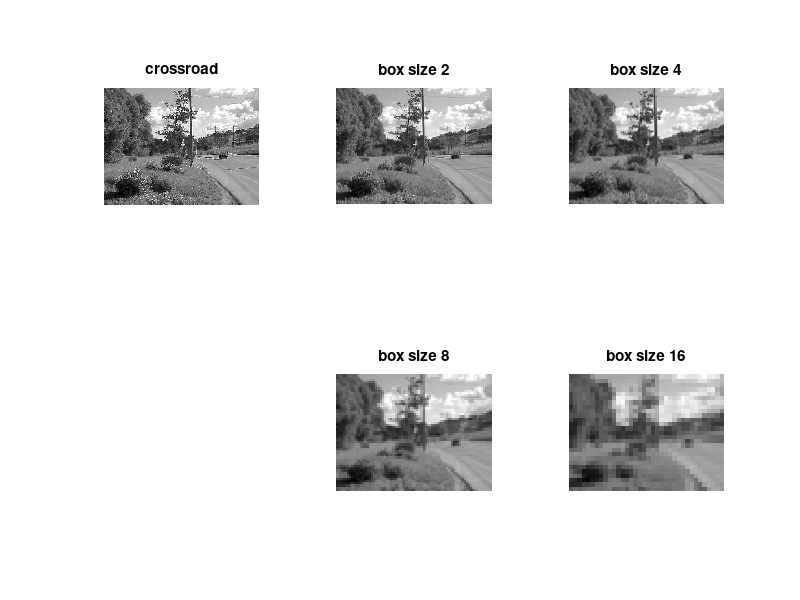
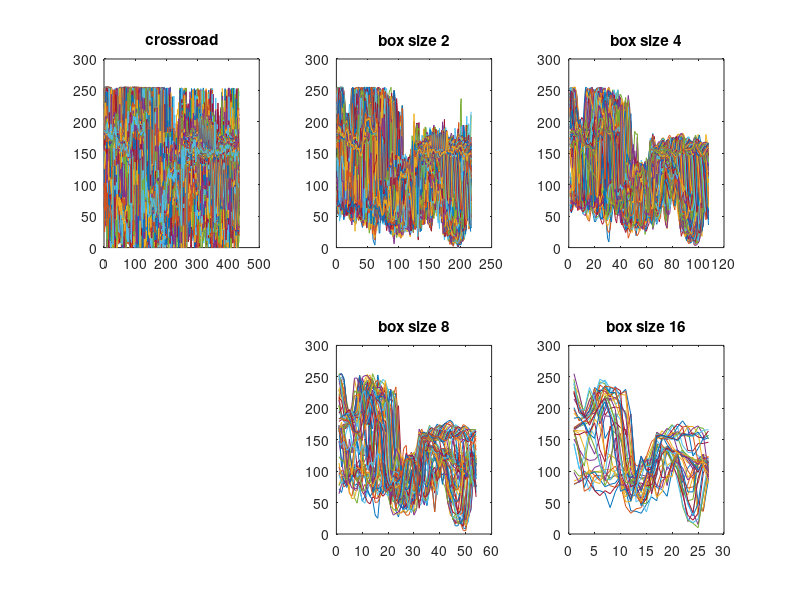

Write the MATLAB code that produced these figures, in order.
% importing the .dat file
I = fopen('crossroad.dat');
% converting the .dat file to matlab readable image format
I = fread(I,[580,435]);
% rotating the image to get a nice view
I = imrotate(I,270);
%converting the image into uint8 format
I = uint8(I);
% displaying the image
subplot(2,3,1),imshow(I),title('crossroad'); 
% Changing the image resolution sizes with 2,4,8,16 boxes
w = floor(580/2);
h = floor(435/2);
I2 = imresize(I,[h w]);
subplot(2,3,2),imshow(I2),title('box size 2');
w = floor(580/4);
h = floor(435/4);
I4 = imresize(I,[h w]);
subplot(2,3,3),imshow(I4),title('box size 4');
w = floor(580/8);
h = floor(435/8);
I8 = imresize(I,[h w]);
subplot(2,3,5),imshow(I8),title('box size 8');
w = floor(580/16);
h = floor(435/16);
I16 = imresize(I,[h w]);
subplot(2,3,6),imshow(I16),title('box size 16');
% Displaying the obvious structure
figure;
subplot(2,3,1), plot(I), title('crossroad');
subplot(2,3,2), plot(I2), title('box size 2');
subplot(2,3,3), plot(I4), title('box size 4');
subplot(2,3,5), plot(I8), title('box size 8');
subplot(2,3,6), plot(I16), title('box size 16');
